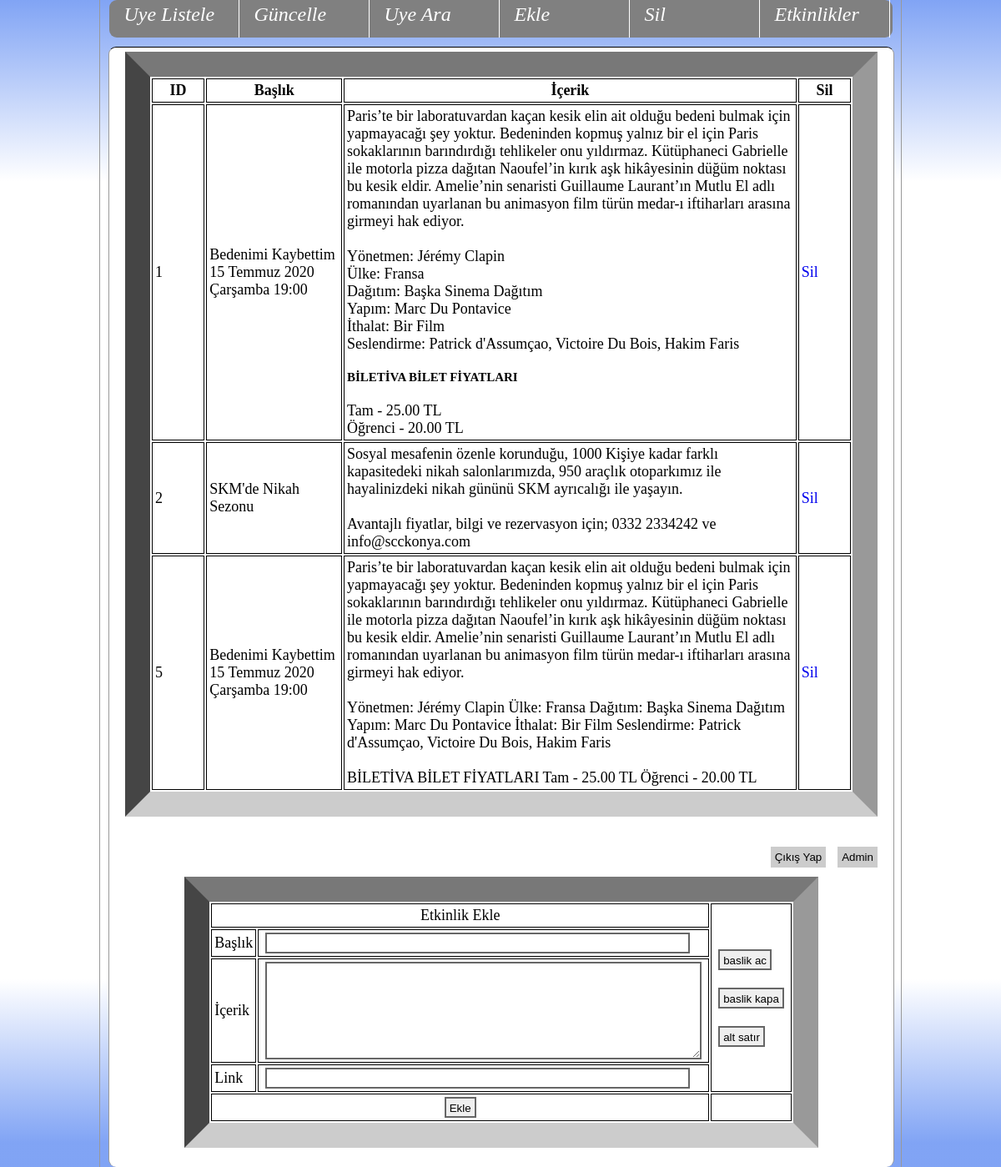
The app's page /iltanitimi/admin/etkinlikdu.php (signed in) with its own data.
### tables this page shows
CREATE TABLE `etkinlikler` (
  `ID` int(11) NOT NULL,
  `baslik` varchar(55) NOT NULL,
  `icerik` varchar(900) NOT NULL,
  `link` varchar(60) NOT NULL
);

### iltanitimi/admin/etkinlikdu.php (the view, shortened to what this page needs)
<?php
include("baglan.php");
?>
<?php include("header.php"); ?>
<?php
if ($_SESSION['user']==""){
echo '<script>window.location.href ="/iltanitimi/admin/index.php";</script>';
}
else if($_SESSION['user']=="buszey" &$_SESSION['pass']=="admin1234")
{
	  $kayitlar = mysqli_query($baglanti,"select * from etkinlikler");
echo <<<EOF
<table width="97%" border="3" id="tablouye">
    <tr>
      <th width="7%">ID</th>
      <th width="18%">Başlık</th>
      <th width="60%">İçerik</th>
	  <th width="7%">Sil</th>
    </tr>
EOF;
while($sonuc = mysqli_fetch_assoc($kayitlar)) {
	 echo "<tr>";
		 echo "<td>".$sonuc["ID"]."</td>";
		 echo "<td>".$sonuc["baslik"]."</td>";
		 echo "<td>".$sonuc["icerik"]."</td>";
		 echo "<td><a href='etkinliksil.php?id=".$sonuc ['ID']."'>Sil</a></td>";
     echo "</tr>";
		}
echo '</table>';
echo <<<EOF
<br>
<br>
<input name="admin" id='gir' type="button" value= "Admin" onClick="location.href='../admin/admin.php'">
<input name="cikis" id='gir' type="button" value= "Çıkış Yap" onClick="location.href='../admin/logout.php'">
<br>
<br>
EOF;
	echo <<<EOF
 <form action="" method="post">
    <table width="80%" border="3" id="tablouye">
      <tr>
        <td colspan="2" align="center">Etkinlik Ekle</td>
        <td width="20%" rowspan="4"><p>
          <input type="button" name="button" id="button" value="baslik ac" onClick="javascript:yaz('<h5>')">
         </p>
         <br>
          <p>
            <input type="button" name="button2" id="button2" value="baslik kapa" onClick="javascript:yaz('</h5>')">
          </p>
          <br>
          <p>
            <input type="button" name="button3" id="button3" value="alt satır" onClick="javascript:yaz('<br>')">
          </p></td>
      </tr>
      <tr>
        <td width="13%">Başlık</td>
        <td width="67%"><input name="baslik" type="text" id="baslik" size="60"></td>
        </tr>
      <tr>
        <td>İçerik</td>
        <td width="67%"><textarea name="icerik" cols="62" rows="7" id="textarea"></textarea></td>
        </tr>
      <tr>
        <td >Link</td>
        <td ><input name="link" type="text" id="link" size="60"></td>
        </tr>
      <tr>
        <td colspan="2" align="center"><input type="submit" name="form1" id="form1" value="Ekle"></td>
        <td>&nbsp;</td>
      </tr>
    </table>
  </form>
<br>
EOF;
}
else
{
echo '<script>window.location.href ="/iltanitimi/profilim.php";</script>';
}
?>
<?php include("footer2.php"); ?>

### iltanitimi/admin/css/stil.css (style rules this page uses)
* { margin: 0; padding: 0; border: 0; outline: 0; list-style:none; text-decoration:none; }
Body { background-image: -webkit-gradient(linear, 50.00% 0.00%, 50.00% 100.00%, color-stop( 0% , rgba(122,159,244,0.95)),color-stop( 15.54% , rgba(255,255,255,0.95)),color-stop( 50.26% , rgba(255,255,255,0.95)),color-stop( 83.93% , rgba(255,255,255,0.95)),color-stop( 97.93% , rgba(122,159,244,0.95))); background-image: -webkit-linear-gradient(270deg,rgba(122,159,244,0.95) 0%,rgba(255,255,255,0.95) 15.54%,rgba(255,255,255,0.95) 50.26%,rgba(255,255,255,0.95) 83.93%,rgba(122,159,244,0.95) 97.93%); background-image: linear-gradient(180deg,rgba(122,159,244,0.95) 0%,rgba(255,255,255,0.95) 15.54%,rgba(255,255,255,0.95) 50.26%,rgba(255,255,255,0.95) 83.93%,rgba(122,159,244,0.95) 97.93%); }
#gir { margin-left: auto; margin-right: 14px; float: right; padding: 5px; margin-top: auto; margin-bottom: 5px; border-top-width: medium; border-right-width: medium; border-bottom-width: medium; border-left-width: medium; background-color: #CCC; }
content form table tr td input { border: 2px solid #666; margin-top: auto; margin-right: 5px; margin-bottom: auto; margin-left: 5px; height: 25px; padding: 4px; }
#tablouye { border-top-width: 30px; border-right-width: 30px; border-bottom-width: 30px; border-left-width: 30px; border-top-color: #CCC; border-right-color: #999; border-bottom-color: #CCC; border-left-color: #999; border-top-style: inset; border-right-style: inset; border-bottom-style: inset; border-left-style: inset; font-family: Cambria, "Hoefler Text", "Liberation Serif", Times, "Times New Roman", serif; font-size: large; margin-right: auto; margin-left: auto; }
#textarea { border: 2px solid #666; margin-top: auto; margin-right: 5px; margin-bottom: auto; margin-left: 5px; padding: 4px; }
th,td { border: 1px solid black; border-collapse: collapse; padding: 3px; }

### records on screen
etkinlikler: ID "1", baslik "Bedenimi Kaybettim 15 Temmuz 2020 Çarşamba 19:00", icerik "Paris’te bir laboratuvardan kaçan kesik elin ait olduğu bedeni bulmak için yapmayacağı şey yoktur. Bedeninden kopmuş yalnız bir el için Paris sokaklarının barındırdığı tehlikeler onu yıldırmaz. Kütüphaneci Gabrielle ile motorla pizza dağıtan Naoufel’in kırık aşk hikâyesinin düğüm noktası bu kesik eldir. Amelie’nin senaristi Guillaume Laurant’ın Mutlu El adlı romanından uyarlanan bu animasyon film türün medar-ı iftiharları arasına girmeyi hak ediyor. Yönetmen: Jérémy Clapin Ülke: Fransa Dağıtım: Başka Sinema Dağıtım Yapım: Marc Du Pontavice İthalat: Bir Film Seslendirme: Patrick d'Assumçao, Victoire Du Bois, Hakim Faris BİLETİVA BİLET FİYATLARI Tam - 25.00 TL Öğrenci - 20.00 TL"
etkinlikler: ID "2", baslik "SKM'de Nikah Sezonu", icerik "Sosyal mesafenin özenle korunduğu, 1000 Kişiye kadar farklı kapasitedeki nikah salonlarımızda, 950 araçlık otoparkımız ile hayalinizdeki nikah gününü SKM ayrıcalığı ile yaşayın. Avantajlı fiyatlar, bilgi ve rezervasyon için; 0332 2334242 ve info@scckonya.com"
etkinlikler: ID "5", baslik "Bedenimi Kaybettim 15 Temmuz 2020 Çarşamba 19:00", icerik "Paris’te bir laboratuvardan kaçan kesik elin ait olduğu bedeni bulmak için yapmayacağı şey yoktur. Bedeninden kopmuş yalnız bir el için Paris sokaklarının barındırdığı tehlikeler onu yıldırmaz. Kütüphaneci Gabrielle ile motorla pizza dağıtan Naoufel’in kırık aşk hikâyesinin düğüm noktası bu kesik eldir. Amelie’nin senaristi Guillaume Laurant’ın Mutlu El adlı romanından uyarlanan bu animasyon film türün medar-ı iftiharları arasına girmeyi hak ediyor. Yönetmen: Jérémy Clapin Ülke: Fransa Dağıtım: Başka Sinema Dağıtım Yapım: Marc Du Pontavice İthalat: Bir Film Seslendirme: Patrick d'Assumçao, Victoire Du Bois, Hakim Faris BİLETİVA BİLET FİYATLARI Tam - 25.00 TL Öğrenci - 20.00 TL"
